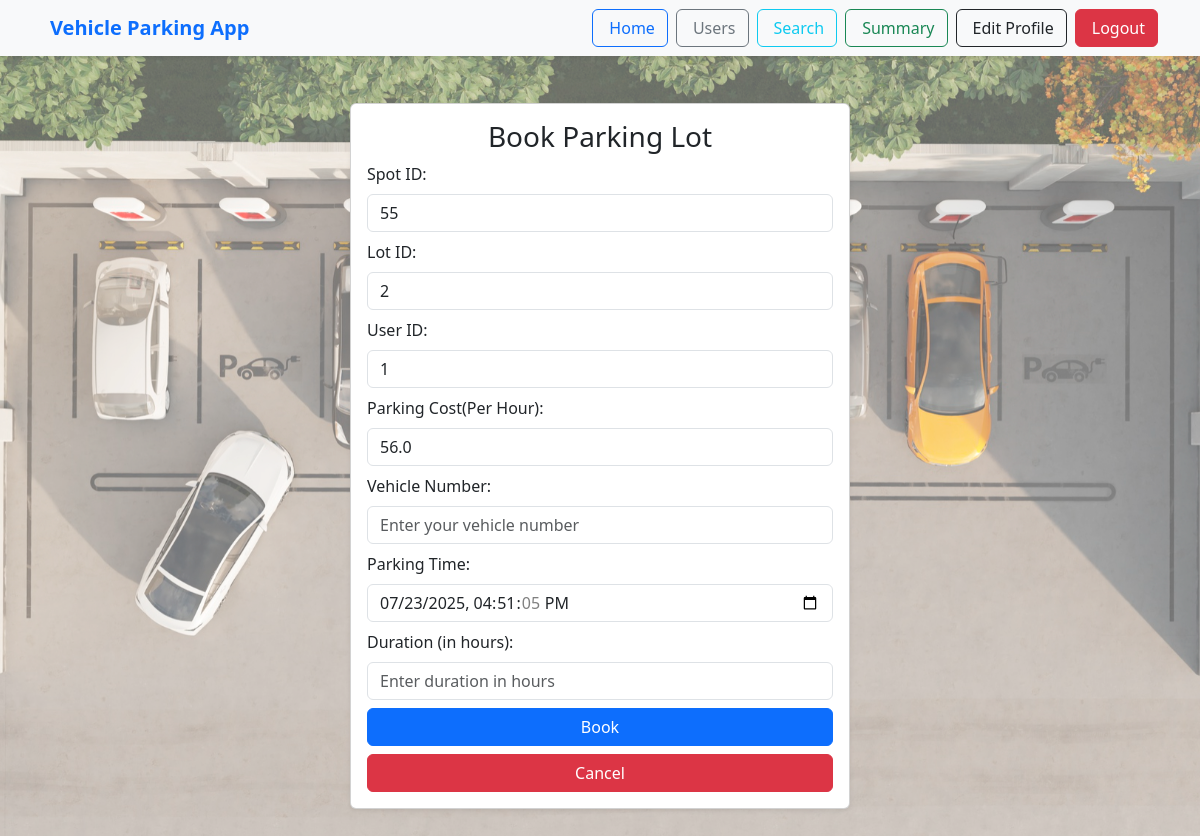
The page /book_parking_spot/2 (signed in) on the database as committed earlier.
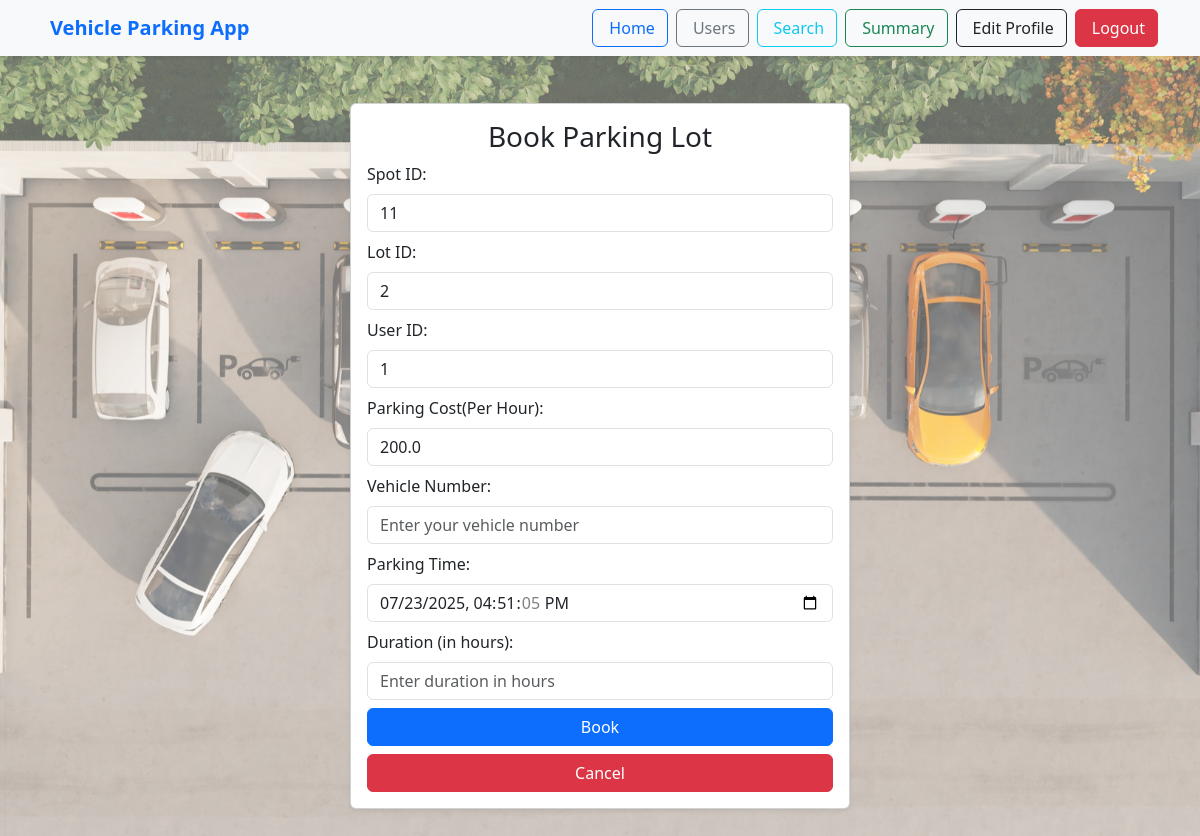
The same page on the database as committed later.
### models/models.py (models this page shows)
class ParkingSpot(db.Model):
    id = db.Column(db.Integer, primary_key = True, autoincrement = True)
    lot_id = db.Column(db.Integer, db.ForeignKey('parking_lot.id'), nullable = False)
    status = db.Column(db.String(20), nullable = False)

class ParkingLot(db.Model):
    id = db.Column(db.Integer, primary_key = True, autoincrement = True)
    prime_location_name = db.Column(db.String(100), nullable = False)
    address = db.Column(db.String(250), nullable = False)
    pincode = db.Column(db.String(10), nullable = False)
    maximum_number_of_spots = db.Column(db.Integer, nullable = False)
    price = db.Column(db.Float, nullable = False)
    spot = db.relationship('ParkingSpot', backref='parking_lot', lazy=True,uselist=False)
    reserve = db.relationship('ReserveParkingSpot', backref='parking_lot', lazy=True, uselist=False)

### controller/routes.py (the view, shortened to what this page needs)
@app.route('/book_parking_spot/<int:lot_id>', methods=['GET', 'POST'])
def book_parking_spot(lot_id):
    if 'user_email' not in session:
        flash('Please log in to book a parking spot.', 'error')
        return redirect(url_for('login'))
    spot = ParkingSpot.query.get(lot_id)
    parking_lot = ParkingLot.query.get_or_404(lot_id)
    available_spot = ParkingSpot.query.filter_by(lot_id=lot_id, status='A').first()
    if not available_spot:
        flash('Parking spot not found!', 'error')
        return redirect(url_for('home'))
    parking_lot = ParkingLot.query.get(available_spot.lot_id)
    parking_timestamp = datetime.now()
    if request.method == 'GET':
        return render_template('book_parking_spot.html', spot=available_spot, parking_lot=parking_lot,parking_timestamp=parking_timestamp)

### templates/book_parking_spot.html (shortened to what this page needs)
{% extends 'base.html' %}
{% block content %}
<div class="container-fluid min-vh-100 d-flex justify-content-center align-items-center">
    <div class="card p-3 shadow-sm w-100" style="max-width: 500px;">
        <h3 class="text-center mb-2">Book Parking Lot</h3>
        <form method="POST" action={{ url_for('book_parking_spot', lot_id=parking_lot.id )}}>
            <div class="mb-2">
                <label for="spot_id" class="form-label">Spot ID:  </label>
                <input type="text" class="form-control" id="spot_id" name="spot_id" value="{{ spot.id }}" readonly>
            </div>
            <div class="mb-2">
                <label for="lot_id" class="form-label">Lot ID:  </label>
                <input type="text" class="form-control" id="lot_id" name="lot_id" value="{{ parking_lot.spot.lot_id }}" readonly>
            </div>
            <div class="mb-2">
                <label for="user_id" class="form-label">User ID:  </label>
                <input type="text" class="form-control" id="user_id" name="user_id" value="{{ session.get('user_id') }}" readonly>
            </div>
            <div class="mb-2">
                <label for="parking_cost" class="form-label">Parking Cost(Per Hour):  </label>
                <input type="text" class="form-control" id="parking_cost" name="parking_cost" value="{{ parking_lot.price }}" readonly>
            </div>
            <div class="mb-2">
                <label for="vehicle_no" class="form-label">Vehicle Number:  </label>
                <input type="text" class="form-control" id="vehicle_no" name="vehicle_no" placeholder="Enter your vehicle number">
            </div>
            <div class="mb-2">
                <label for="parking_timestamp" class="form-label">Parking Time:  </label>
                <input type="datetime-local" class="form-control" id="parking_timestamp" name="parking_timestamp" value="{{ parking_timestamp }}">
            </div>
            <div class="mb-2">
                <label for="duration" class="form-label">Duration (in hours):  </label>
                <input type="number" class="form-control" id="duration" name="duration" placeholder="Enter duration in hours">
            </div>
            <div class="d-grid">
                <button type="submit" class="btn btn-primary">Book</button>
            </div>
            <div class="d-grid mt-2">
                <a href="{{ url_for('home') }}" class="btn btn-danger">Cancel</a>
            </div>
        </form>
    </div>
</div>
{% endblock %}

### templates/base.html (shortened to what this page needs)
<!DOCTYPE html>
<html lang="en">
<head>
    {% block head %}
    {% block bootstrap_css %}
    <link href="https://cdn.jsdelivr.net/npm/bootstrap@5.3.7/dist/css/bootstrap.min.css" rel="stylesheet">
    {% endblock %}
    {% endblock %}
</head>
<body>
    <div class="bg-overlay">
        {% include 'navbar.html' %}
        {% block content %}
        {% endblock %}
    </div>
</body>
</html>

### templates/navbar.html (shortened to what this page needs)
<nav class="navbar navbar-expand-lg navbar-light bg-light shadow-sm">
  <div class="container">
    <a class="navbar-brand fw-bold text-primary" href={{ url_for('home') }}>
      Vehicle Parking App
    <div class="collapse navbar-collapse" id="navbarContent">
      <div class="ms-auto d-flex align-items-center">
        {% if not session.get("user_email") %}
        <a href="{{ url_for('login') }}" class="btn btn-outline-primary me-2">
          <i class="bi bi-box-arrow-in-right me-1"></i>Login
        </a>
        <a href="{{ url_for('signup') }}" class="btn btn-primary">
          <i class="bi bi-person-plus-fill me-1"></i>Sign Up
        </a>
        {% else %}
        <a href="{{ url_for('home') }}" class="btn btn-outline-primary me-2">
          Home
        </a>
        {% if session.get("user_role") == "admin" %}
        <a href="{{ url_for('users') }}" class="btn btn-outline-secondary me-2">
          Users
        </a>
        <a href="{{ url_for('search_admin')}}" class="btn btn-outline-info me-2">
          Search
        </a>
        <a href="{{ url_for('summary_admin') }}" class="btn btn-outline-success me-2">
          Summary
        </a>
        {% else %}
        <a href="{{ url_for('summary_user')}}" class="btn btn-outline-success me-2">
          <i class="bi bi-bar-chart-line-fill me-1"></i>Summary
        </a>
        {% endif %}
        {% if session.get('user_id') %}
        <a href="{{ url_for('edit_profile', user_id=session.get('user_id')) }}" class="btn btn-outline-dark me-2">
          Edit Profile
        </a>
        {% endif %}
        <a href="{{ url_for('logout') }}" class="btn btn-danger">
          Logout
        </a>
        {% endif %}
      </div>
    </div>
  </div>
</nav>

### templates/base.html (style rules this page uses)
html, body { height: 100%; margin: 0; padding: 0; }
body { background-image: url('/static/back.jpg'); background-size: cover; background-repeat: no-repeat; background-position: center center; }
.bg-overlay { background-color: rgba(255, 255, 255, 0.4); min-height: 100%; width: 100%; }

Rows that differ between the two databases and show on the page:
removed ParkingSpot: spot_id "55", lot_id "2"
added ParkingSpot: spot_id "11", lot_id "2"
changed ParkingLot: parking_cost "56.0" → "200.0"
